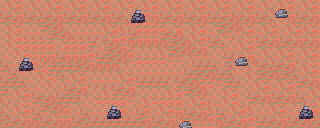

A level layout from a 2D game, rendered from its tile map. Below: a short description, then the map file with its tile-grid data intact:
An orthogonal 40x16 tile map with 8x8 px tiles, 1 tile layer (Tile Layer 1).

<map version="1.9" tiledversion="1.9.2" orientation="orthogonal" renderorder="right-down" width="40" height="16" tilewidth="8" tileheight="8" infinite="0" nextlayerid="2" nextobjectid="1">
 <tileset firstgid="1" source="tileset.tsx" />
 <layer id="1" name="Tile Layer 1" width="40" height="16">
  <data encoding="csv">
34,35,36,34,35,34,35,36,34,35,36,34,35,36,34,35,36,34,35,36,34,35,36,34,35,36,34,35,36,34,35,36,34,35,34,35,36,34,35,36,
66,67,68,66,67,66,67,68,66,67,68,66,67,68,66,67,133,134,135,68,66,67,68,66,67,68,66,67,68,66,67,68,66,67,131,132,68,66,67,68,
98,99,100,98,99,98,99,100,98,99,100,98,99,100,98,99,165,166,167,100,98,99,100,98,99,100,98,197,198,199,99,100,98,99,163,164,100,98,99,100,
34,35,36,34,34,197,198,199,34,34,34,34,34,35,36,35,66,36,36,36,36,34,36,34,35,36,34,197,198,199,35,36,34,35,36,34,35,36,35,36,
34,35,36,66,66,66,197,198,199,66,66,66,66,67,68,36,98,68,68,68,197,198,199,34,35,36,66,67,68,66,67,68,66,67,68,66,67,68,67,68,
34,35,36,36,36,36,36,34,36,36,36,98,34,99,100,68,100,100,100,100,100,197,198,199,67,68,98,99,34,34,35,36,98,99,100,98,99,100,99,100,
34,34,35,36,68,68,68,66,68,68,68,36,66,197,198,199,36,34,34,34,35,197,198,199,99,100,34,34,66,66,67,68,34,35,34,35,36,34,35,36,
66,34,133,134,135,100,100,98,100,100,100,68,98,197,198,199,68,36,36,36,36,68,68,34,66,66,66,34,98,131,132,100,66,67,66,67,68,66,67,68,
98,66,165,166,167,36,98,98,98,98,99,100,100,100,100,34,34,34,34,34,34,34,34,66,98,98,98,66,98,163,164,35,98,99,98,99,100,34,35,36,
66,98,66,34,34,35,36,99,34,35,36,34,34,34,34,35,36,66,66,66,66,66,66,98,98,99,100,98,98,66,34,35,98,99,100,98,99,66,67,68,
98,98,98,66,34,34,35,34,66,67,68,66,66,66,66,67,68,98,98,98,98,34,197,198,199,135,36,68,98,98,34,34,35,36,34,35,36,98,99,100,
98,34,35,36,66,34,34,66,98,99,100,34,34,35,98,99,100,34,34,34,34,35,36,197,198,199,34,34,35,36,34,66,67,68,66,67,68,66,34,35,
35,66,67,68,197,198,199,98,98,98,34,34,36,36,36,36,68,34,35,36,36,36,36,34,35,36,66,34,35,36,34,98,99,100,98,99,100,98,66,67,
67,34,35,36,66,197,198,199,36,34,66,34,34,133,134,135,34,66,36,34,35,36,68,66,67,68,35,66,34,35,36,35,34,34,35,36,34,133,134,135,
99,66,67,68,98,66,67,68,68,66,98,66,66,165,166,167,66,98,68,66,67,68,100,98,99,100,36,98,66,67,68,36,66,66,67,68,66,165,166,167,
99,98,99,100,100,98,99,100,100,98,99,98,98,98,98,98,98,98,100,98,99,100,131,132,68,68,68,100,98,99,100,68,98,98,99,100,98,99,100,99
</data>
 </layer>
</map>